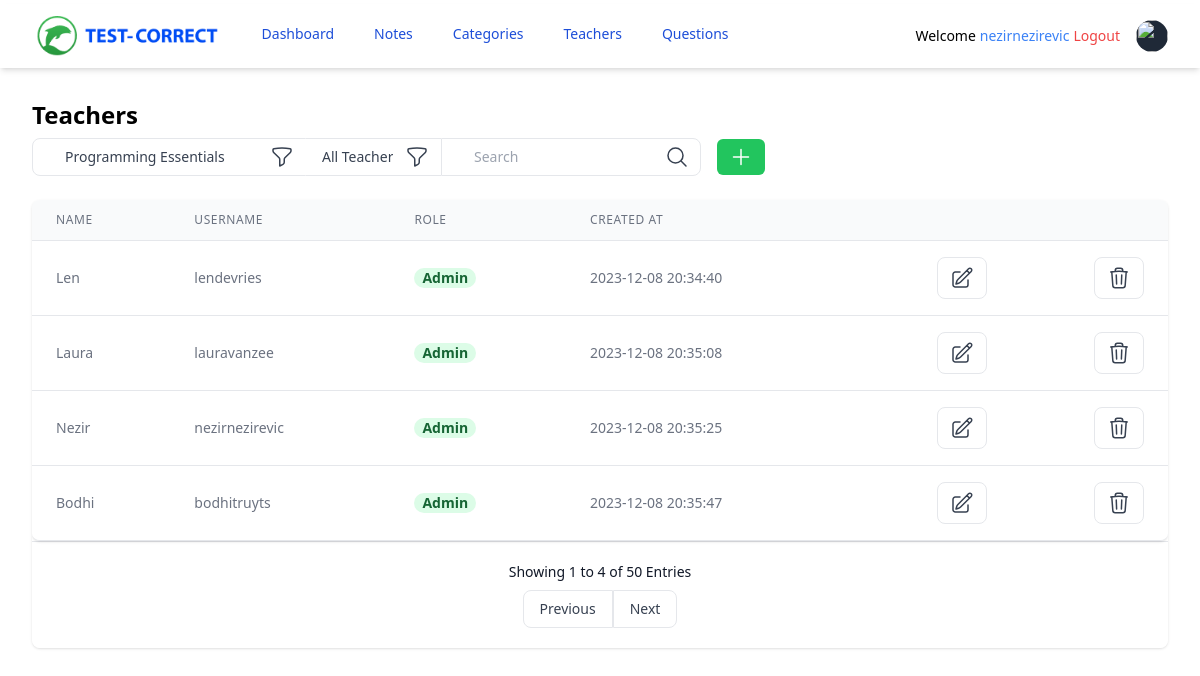
The app's page /teachers/ (signed in) with its own data.
### tables this page shows
CREATE TABLE teachers (
            teacher_id INTEGER PRIMARY KEY AUTOINCREMENT,
            display_name TEXT NOT NULL,
            username TEXT NOT NULL,
            teacher_password TEXT NOT NULL,
            date_created DATETIME DEFAULT CURRENT_TIMESTAMP,
            is_admin INTEGER NOT NULL DEFAULT 0);

### controllers/teacher_controller.py (the view)
@teachers_page.route("/", methods=["GET", "POST"])
def teachers():
    if session["is_admin"] == 1:
        teacher_model = TeacherModel(DATABASE_FILE)
        username = session["user"]
        select_teachers = teacher_model.get_all_teachers()
        return render_template(
            "teacher/teachers.html.j2", teachers=select_teachers, username=username
        )
    else:
        return redirect(url_for("dashboard"))

### models/teacher_model.py (called while the page is built)
    def __get_cursor(self):
        connection = sqlite3.connect(self.dbpath)
        cursor = connection.cursor()
        cursor.row_factory = sqlite3.Row
        return cursor

    def get_all_teachers(self):
        cursor = self.__get_cursor()
        cursor.execute("SELECT * FROM teachers")
        return cursor.fetchall()

### templates/teacher/teachers.html.j2 (shortened to what this page needs)
{% extends "index.html.j2" %}
{% block content %}
<div class="mx-auto max-w-7xl px-2 sm:px-6 lg:px-8">
    <div class="py-8">
        <div>
            <h2 class="text-2xl font-semibold leading-tight">Teachers</h2>
        </div>
        <div class="my-2 flex sm:flex-row flex-col">
            <div class="flex flex-row mb-1 sm:mb-0">
                <div class="relative">
                        <label>
                            <select
                                name="filter_value"
                                class="appearance-none text-decoration rounded-e-none rounded-s-lg border border-gray-200 border-b block pl-8 pr-20 py-2 w-full bg-white placeholder-gray-400 text-gray-700 focus:bg-white focus:placeholder-gray-600 focus:text-gray-700 focus:outline-none">
                                <option>Programming Essentials</option>
                            </select>
                        </label>
                        <div
                            class="pointer-events-none absolute inset-y-0 right-0 flex items-center px-2 text-gray-700">
                        </div>
                        <span class="h-full absolute inset-y-0 right-0 flex items-center">
                            <button
                                type="submit"
                                class="hover:bg-gray-100 bg-white rounded-s-none rounded-e-none text-gray-700 rounded-md px-3 py-1.5 transition duration-500 ease select-none hover:bg-gray-200 focus:outline-none focus:shadow-outline"
                                >
                            </button>
                        </span>
                </div>
                <div class="relative">
                    <label>
                        <select
                            class="appearance-none h-full rounded-r border-t sm:rounded-r-none sm:border-r-0 border-r border-b block appearance-none w-full bg-white border-gray-200 text-gray-700 py-2 px-4 pr-10 leading-tight focus:outline-none focus:border-l focus:border-r focus:bg-white focus:border-gray-500">
                            <option>All Teachers</option>
                        </select>
                    </label>
                    <div
                        class="pointer-events-none absolute inset-y-0 right-0 flex items-center px-2 text-gray-700">
                    </div>
                    <span class="h-full absolute inset-y-0 right-0 flex items-center">
                            <button
                                type="submit"
                                class="hover:bg-gray-100 bg-white rounded-s-none rounded-e-none text-gray-700 rounded-md px-3 py-1.5 transition duration-500 ease select-none hover:bg-gray-200 focus:outline-none focus:shadow-outline"
                                >
                            </button>
                        </span>
                </div>
            </div>
            <div class="block relative">
                    <label>
                    <input placeholder="Search"
                        name="search_value" class="appearance-none rounded-e-lg rounded-s-none border border-gray-200 border-b block pl-8 pr-6 py-2 w-full bg-white placeholder-gray-400 text-gray-700 focus:bg-white focus:placeholder-gray-600 focus:text-gray-700 focus:outline-none" />
                    </label>
                    <span class="h-full absolute inset-y-0 right-0 flex items-center pl-2">
                        <button
                            type="submit"
                            class="hover:bg-gray-100  rounded-s-none rounded-e-lg text-gray-700 rounded-md px-3 py-1.5 transition duration-500 ease select-none hover:bg-gray-200 focus:outline-none focus:shadow-outline"
                            >
                            <svg xmlns="http://www.w3.org/2000/svg" fill="none" viewBox="0 0 24 24" stroke-width="1.5" stroke="currentColor" class="w-6 h-6">
                                <path stroke-linecap="round" stroke-linejoin="round" d="M21 21l-5.197-5.197m0 0A7.5 7.5 0 105.196 5.196a7.5 7.5 0 0010.607 10.607z"></path>
                            </svg>
                        </button>
                    </span>
            </div>
            <div class="block relative">
                <span class="h-full absolute inset-y-0 left-0 flex items-center pl-2">
                    <form action="{{ url_for('teachers.create_teacher') }}">
                        <button
                            type="submit"
                            class="border-green-500 bg-green-500 text-white rounded-md px-3 py-1.5 m-2 transition duration-500 ease select-none hover:bg-green-600 focus:outline-none focus:shadow-outline"
                            >
                            <svg xmlns="http://www.w3.org/2000/svg" fill="none" viewBox="0 0 24 24" stroke-width="1.5" stroke="currentColor" class="w-6 h-6">
                                <path stroke-linecap="round" stroke-linejoin="round" d="M12 4.5v15m7.5-7.5h-15"></path>
                            </svg>
                        </button>
                    </form>
                </span>
            </div>
        </div>
        <div class="-mx-4 sm:-mx-8 px-4 sm:px-8 py-4 overflow-x-auto">
            <div class="inline-block min-w-full shadow rounded-lg overflow-hidden">
                <div class="flex flex-col">
                    <div class="-my-2 overflow-x-auto sm:-mx-6 lg:-mx-8">
                        <div class="py-2 align-middle inline-block min-w-full sm:px-6 lg:px-8">
                            <div class="shadow overflow-hidden border-b border-gray-200 sm:rounded-lg">
                                <table class="min-w-full divide-y divide-gray-200 text-sm">
                                    <thead class="bg-gray-50">
                                        <tr>
                                            <th scope="col" class="px-6 py-3 text-xs text-left font-medium text-gray-500 uppercase tracking-wider">
                                                Name
                                            </th>
                                            <th scope="col" class="px-6 py-3 text-xs text-left font-medium text-gray-500 uppercase tracking-wider">
                                                Username
                                            </th>
                                            <th scope="col" class="px-6 py-3 text-xs text-left font-medium text-gray-500 uppercase tracking-wider">
                                                Role
                                            </th>
                                            <th scope="col" class="px-6 py-3 text-xs text-left font-medium text-gray-500 uppercase tracking-wider">
                                                Created at
                                            </th>
                                            <th scope="col" class="relative px-6 py-3">
                                            </th>
                                            <th scope="col" class="relative px-6 py-3">
                                            </th>
                                        </tr>
                                    </thead>
                                    <tbody class="bg-white divide-y divide-gray-200">
                                        {% for teacher in teachers %}
                                        <tr>
                                            <td class="px-6 py-4 whitespace-nowrap text-gray-500">
                                                {{ teacher.display_name }}
                                            </td>
                                            <td class="px-6 py-4 whitespace-nowrap text-gray-500">
                                                {{ teacher.username }}
                                            </td>
                                            <td class="px-6 py-4 whitespace-nowrap">
                                                {% if teacher.is_admin == 1 %}
                                                <span class="px-2 inline-flex leading-5 font-semibold rounded-full bg-green-100 text-green-800">
                                                    Admin
                                                </span>
                                                {% else %}
                                                <span class="px-2 inline-flex leading-5 font-semibold rounded-full bg-blue-100 text-blue-800">
                                                    Teacher
                                                </span>
                                                {% endif %}
                                            </td>
                                            <td class="px-6 py-4 whitespace-nowrap text-gray-500">
                                                {{ teacher.date_created }}
                                            </td>
                                            <td class="px-6 py-4 whitespace-nowrap text-right font-medium">
                                                <button type="submit" class="hover:bg-gray-100 border text-gray-700 py-2 px-3 rounded-s-lg rounded-e-lg">
                                                </button>
                                            </td>
                                            <td class="px-6 py-4 whitespace-nowrap text-right font-medium">
                                                <form action="{{ url_for('teachers.delete_teacher', teacher_id=teacher.teacher_id) }}" method="POST">
                                                <button type="submit" class="hover:bg-gray-100 border text-gray-700 py-2 px-3 rounded-s-lg rounded-e-lg">
                                                </button>
                                                </form>
                                            </td>
                                        </tr>
                                        {% endfor %}
                                    </tbody>
                                </table>
                            </div>
                        </div>
                    </div>
                </div>
                <div
                    class="px-5 py-5 bg-white border-t flex flex-col xs:flex-row items-center xs:justify-between">
                    <span class="text-gray-900">
                    Showing 1 to 4 of 50 Entries
                    </span>
                    <div class="inline-flex mt-2 xs:mt-0">
                        <button
                            class="hover:bg-gray-100 border text-gray-700 py-2 px-4 rounded-s-lg">
                        Previous
                        </button>
                        <button
                            class="hover:bg-gray-100 border text-gray-700 py-2 px-4 rounded-e-lg">
                        Next
                        </button>
                    </div>
                </div>
            </div>
        </div>
    </div>
</div>
{% endblock %}

### templates/index.html.j2 (shortened to what this page needs)
<!DOCTYPE html>
<html lang="en">
    <head>
        <script src="https://cdn.tailwindcss.com"></script>
    </head>
    <body class="text-sm">
        <nav class="bg-white shadow-md mt-1">
            <div class="mx-auto max-w-7xl px-2 sm:px-6 lg:px-8">
                <div class="relative flex h-16 items-center justify-between">
                    <div class="flex flex-1 items-center justify-center sm:items-stretch sm:justify-start">
                        <div class="flex flex-shrink-0 items-center">
                            <img class="h-12 w-auto" src="/static/test_correct.png" alt="Workflow">
                        </div>
                        <div class="hidden sm:ml-6 sm:block">
                            <div class="flex space-x-4 mt-1">
                                <a href="{{ url_for('dashboard') }}" class="text-blue-700 hover:bg-blue-700 hover:text-white rounded-md px-3 py-2 font-medium">Dashboard</a>
                                <a href="{{ url_for('notes.notes') }}" class="text-blue-700 hover:bg-blue-700 hover:text-white rounded-md px-3 py-2 font-medium">Notes</a>
                                <a href="{{ url_for('category.categories') }}" class="text-blue-700 hover:bg-blue-700 hover:text-white rounded-md px-3 py-2 font-medium">Categories</a>
                                {% if session["is_admin"] == 1 %}
                                    <a href="{{ url_for('teachers.teachers') }}" class="text-blue-700 hover:bg-blue-700 hover:text-white rounded-md px-3 py-2 font-medium">Teachers</a>
                                {% endif %}
                                <a href="{{ url_for('questions.questions') }}" class="text-blue-700 hover:bg-blue-700 hover:text-white rounded-md px-3 py-2 font-medium">Questions</a>
                            </div>
                        </div>
                    </div>
                    <div class="absolute inset-y-0 right-0 flex items-center pr-2 sm:static sm:inset-auto sm:ml-6 sm:pr-0">
                        <p  class="relative text-md p-1 text-black focus:outline-none focus:ring-2 focus:ring-white focus:ring-offset-2 focus:ring-offset-gray-800">
                            Welcome <p class="text-blue-500">{{ username }}</p>
                        </p>
                        <p  class="relative text-md p-1 text-red-500 no-underline hover:underline focus:outline-none focus:ring-2 focus:ring-white focus:ring-offset-2 focus:ring-offset-gray-800">
                            <a href="{{ url_for("logout") }}">Logout</a>
                        </p>
                        <div class="relative ml-3">
                            <div>
                                <button type="button" class="relative flex rounded-full bg-gray-800 text-sm focus:outline-none focus:ring-2 focus:ring-white focus:ring-offset-2 focus:ring-offset-gray-800" id="user-menu-button" aria-expanded="false" aria-haspopup="true">
                                <span class="absolute -inset-1.5"></span>
                                <img class="h-8 w-8 rounded-full" src="https://images.unsplash.com/photo-1472099645785-5658abf4ff4e?ixlib=rb-1.2.1&ixid=eyJhcHBfaWQiOjEyMDd9&auto=format&fit=facearea&facepad=2&w=256&h=256&q=80" alt="">
                                </button>
                            </div>
                        </div>
                    </div>
                </div>
            </div>
        </nav>
        {% block content %}
        {% endblock %}
    </body>
</html>

### records on screen
teachers: username "nezirnezirevic", display_name "Nezir", is_admin "Admin", date_created "2023-12-08 20:35:25"
teachers: display_name "Len", username "lendevries", is_admin "Admin", date_created "2023-12-08 20:34:40"
teachers: display_name "Laura", username "lauravanzee", is_admin "Admin", date_created "2023-12-08 20:35:08"
teachers: display_name "Bodhi", username "bodhitruyts", is_admin "Admin", date_created "2023-12-08 20:35:47"
